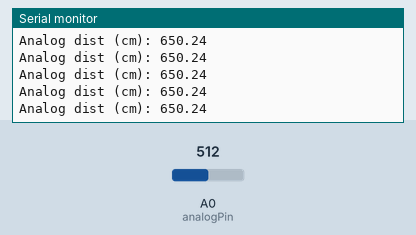
Recording of a sketch running on a simulated Arduino Uno, built with avr-gcc and run on an emulated ATmega328P. Parts: the last lines printed to the serial monitor. Inputs (shaded band) come from the test bench; at power-on: A0 (analogPin) = 512.

Above: at 1.2 s.
1.3 s: A0 (analogPin) set to 716
At 1.31 s:
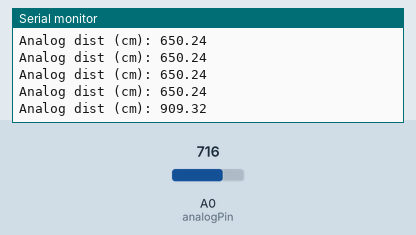
2.8 s: A0 (analogPin) set to 900
At 2.83 s:
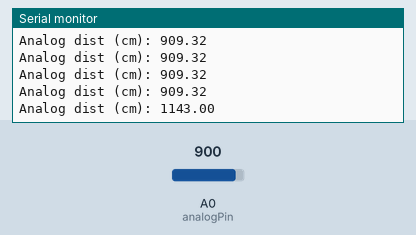
Timing chart, 0 to 5.8 s (numbered marks = the images above; inputs shaded):
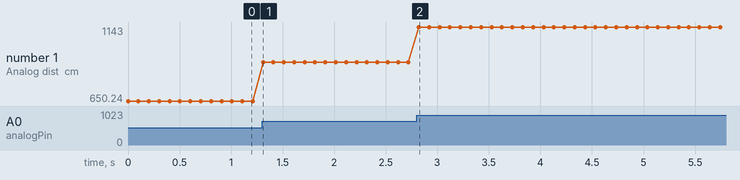

Measured:
- after the input at 1.3 s, the serial monitor: prints a new line at once (image 1)
- after the input at 2.8 s, the serial monitor: prints a new line at once (image 2)
- plotted number 1: 650.24 → 909.32 after the input at 1.3 s, 909.32 → 1143 after the input at 2.8 s

The sketch:

test_ultrasonic_Analog.ino
```cpp
int analogPin = A0; // Analog input pin on A0
float distCM;

void setup() {
  Serial.begin(9600);
}

void loop() {
  // ------- READ ULTRASONIC ------- //
  // Multiply analog input by 2.54/2 to get cm:
  distCM = (analogRead(analogPin))*2.54/2;
  Serial.print("Analog dist (cm): ");
  Serial.println(distCM);
  delay(100);
}
```
